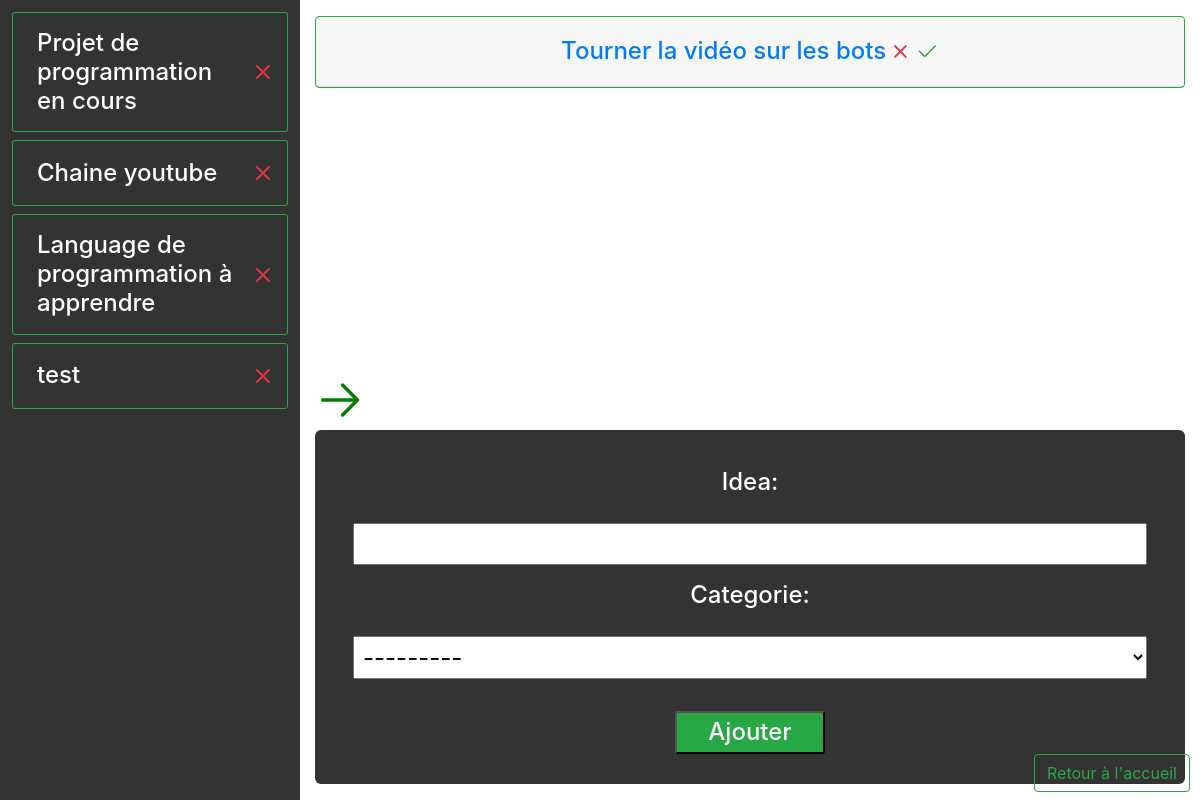
Page /gestionnaire/edit/264 on the committed database.
### Le_gestionnaire_app/models.py (models this page shows, shortened)
class main_idea_model(models.Model):
    idea = models.CharField(max_length=50)
    date = models.DateTimeField(default=timezone.now)
    def __str__(self):
        return self.idea

class second_idea_model(models.Model):
    idea = models.CharField(max_length=100)
    date = models.DateTimeField(default=timezone.now)
    categorie = models.ForeignKey('main_idea_model', null=True, on_delete=models.CASCADE)

### Le_gestionnaire_app/views.py (the view)
# urls.py: path("edit/<int:id>", views.main_ideaEdit_view, name="getionnaireEdit"),
def main_ideaEdit_view(request, id):
    main_ideas = main_idea_model.objects.all()
    main_idea = main_idea_model.objects.get(id=id)
    second_ideas = second_idea_model.objects.filter(categorie__idea=main_idea.idea)
    second_form = second_idea_form(request.POST)
    if second_form.is_valid():
        second_form.save()
    return render (request, 'Le_gestionnaire_app/Le_gestionnaire_second.html', {'main_ideas':main_ideas, 'main_idea':main_idea, 'second_ideas':second_ideas, 'second_form':second_form})

### Le_gestionnaire_app/forms.py
class second_idea_form(forms.ModelForm):
    class Meta:
        model = second_idea_model
        fields = ('idea','categorie',)

### Le_gestionnaire_app/templates/Le_gestionnaire_app/Le_gestionnaire_second.html (shortened to what this page needs)
<!doctype html>
<html lang="fr">
  <head>
    <link rel="stylesheet" href="https://stackpath.bootstrapcdn.com/bootstrap/4.5.2/css/bootstrap.min.css">
    {% load static %}
    <link rel="stylesheet" href="{% static 'Le_gestionnaire_app/Le_gestionnaireC.css'%}"/>
  </head>
  <body>
    <a class="retour mb-2" href="{% url 'getionnaire' %}"><button type="button" class="btn btn-outline-success">Retour à l'accueil</button></a>
    <div class="projetVie__fleche position-absolute" >
    </div>
    <div class="container-fluid ">
      <div class="row">
        <div class="col-3 w-100 p-2 blockMainIdea">
          <ul class="nav">
            {% for main_idea in main_ideas %}
              <li class="nav-item d-flex justify-content-between align-items-center w-100 m-1 p-2 border border-success      blockMainIdea__nav__item">
                <a class="nav-link h4 m-0 pr-0 text-white" href="{% url 'getionnaireEdit' main_idea.id %}">{{main_idea.idea}}</a>
                <a id="{{main_idea.id}}" class="nav-link d-flex justify-content-center align-items-center px-0      blockMainIdea__nav__item__buttonCroix" href="#">
                </a>
              </li>
            {% empty %}
            <a class="nav-link h3 text-white">Aucune idée</a>
            {% endfor %}
          </ul>
        </div>
        <div class="col-9 d-flex flex-column justify-content-between      containerCard__secondIdeaForm">
          <div class="d-flex flex-wrap justify-content-between      containerCard__secondIdea">
            {% for second_idea in second_ideas %}
              <div class="card w-100 mt-3 border-success">
                <div class="card-header d-flex justify-content-center align-items-center text-center">
                  <a class="h4 m-0" href="{% url 'getionnaireEditSousIdee' second_idea.id %}">{{second_idea.idea}}</a>
                  <a id="{{second_idea.id}}" class="secondIdea__buttonCroix nav-link px-0" href="#">
                  </a>
                  <a class="nav-link px-0" href="{% url 'second_programme_url' second_idea.id %}">
                    <svg width="1.5em" height="1.5em" viewBox="0 0 16 16" class="bi bi-check2" fill="#28a745" xmlns="http://www.w3.org/2000/svg">
                      <path fill-rule="evenodd" d="M13.854 3.646a.5.5 0 0 1 0 .708l-7 7a.5.5 0 0 1-.708 0l-3.5-3.5a.5.5 0 1 1 .708-.708L6.5 10.293l6.646-6.647a.5.5 0 0 1 .708 0z"/>
                    </svg>
                  </a>
                </div>
              </div>
            {% endfor %}
          </div>
          <form action="{% url 'getionnaireEdit' main_idea.id %}" method="post" class="d-flex flex-column w-100 my-3">
            <a class="form__text h4 p-2">{{second_form.as_p}}</a>
            <input type="submit" value="Ajouter" class="form__buttonSubmit h4 bg-success text-white"/>
          </form>
        </div>
      </div>
      <div class="row">
        <div class="col-12 position-absolute w-100 h-100 projetVie__page flex-column d-flex justify-content-center align-items-center">
          <div class="projetVie__page__cardBlock d-flex flex-wrap justify-content-center align-items-center">
            <div class="card m-2 text-center" style="width: 18rem;">
              <div class="card-body">
                <svg width="5em" height="5em" viewBox="0 0 16 16" class="bi bi-person-fill" fill="green" xmlns="http://www.w3.org/2000/svg">
                  <path fill-rule="evenodd" d="M3 14s-1 0-1-1 1-4 6-4 6 3 6 4-1 1-1 1H3zm5-6a3 3 0 1 0 0-6 3 3 0 0 0 0 6z"/>
                </svg>
                <p class="card-text h2">Projet perso</p>
              </div>
            </div>
          </div>
        </div>
      </div>
    </div>
</body>
</html>

### Le_gestionnaire_app/static/Le_gestionnaire_app/Le_gestionnaireC.css (style rules this page uses)
body { background-image: url("https://cdn.pixabay.com/photo/2016/11/19/22/52/coding-1841550_960_720.jpg"); background-repeat: no-repeat; background-size: cover; width: 100%; height: 100vh; }
.retour { position: absolute; bottom: 0; right: 10px; z-index: 1; }
.nav-item { display: flex; }
a p { display: flex; flex-direction: column; text-align: center; color: #FFF; }
.projetVie__fleche { top: 50%; transform: translateY(-50%); left: 25%; cursor: pointer; z-index: 5; animation: projetVie__fleche 1s infinite; }
.projetVie__page { top: 0; left: -75%; background-color: transparent; transition: left 1s, background-color 1s; z-index: 4; }
.projetVie__page > svg { position: absolute; right: 10px; top:10px; fill: transparent; cursor: pointer; transition: fill 1s; }
.projetVie__page__cardBlock .card { background-color: transparent !important; color: transparent; border: 1px solid transparent; cursor: pointer; transition: color 1s, transform .3s, border 1s; }
.projetVie__page__cardBlock .card svg { fill: transparent; transition: fill 1s; }
.blockMainIdea { height: 100vh; overflow-y: scroll; background: rgba(0,0,0,.8); z-index: 5; }
.blockMainIdea__nav__item { border-radius: 3px; }
form { padding: 30px; background-color: rgba(0,0,0,.8); border-radius: 6px; position: relative; bottom: 0; margin: auto; }
.form__text p input { padding: 5px; margin-top: 18px; }
.form__text p select { padding: 5px; margin-top: 18px; }
.form__buttonSubmit { border-radius: 3px; padding: 5px; width: 150px; margin: auto; }
.containerCard__secondIdeaForm { height: 100vh; }
.containerCard__secondIdea { overflow-y: scroll; }

### rows in the picture
main_idea_model: idea "Projet de programmation en cours"
main_idea_model: idea "Chaine youtube"
main_idea_model: idea "Language de programmation à apprendre"
main_idea_model: idea "test"
second_idea_model: idea "Tourner la vidéo sur les bots"
